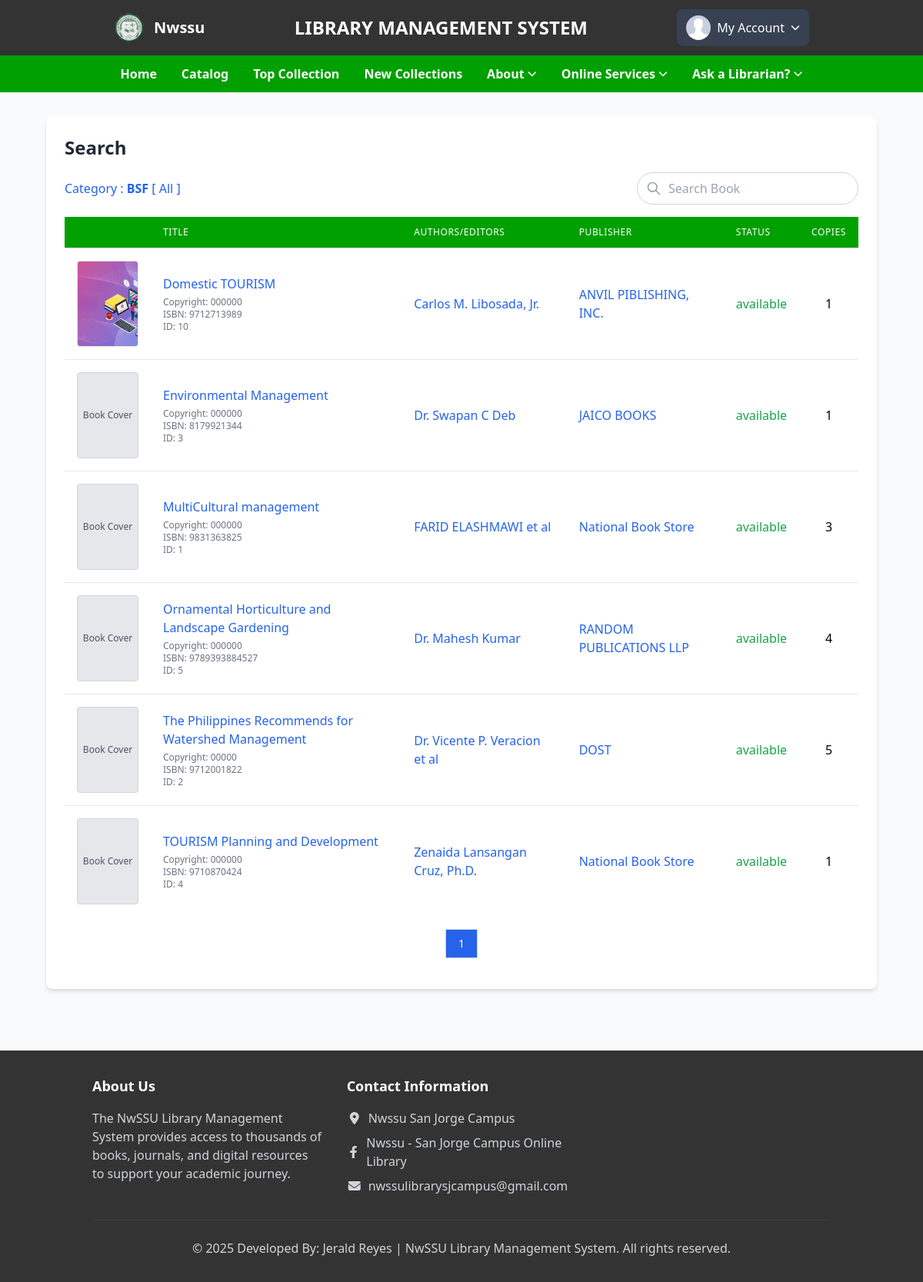
The app's page /searchcategory?category=BSF (signed in), older data.
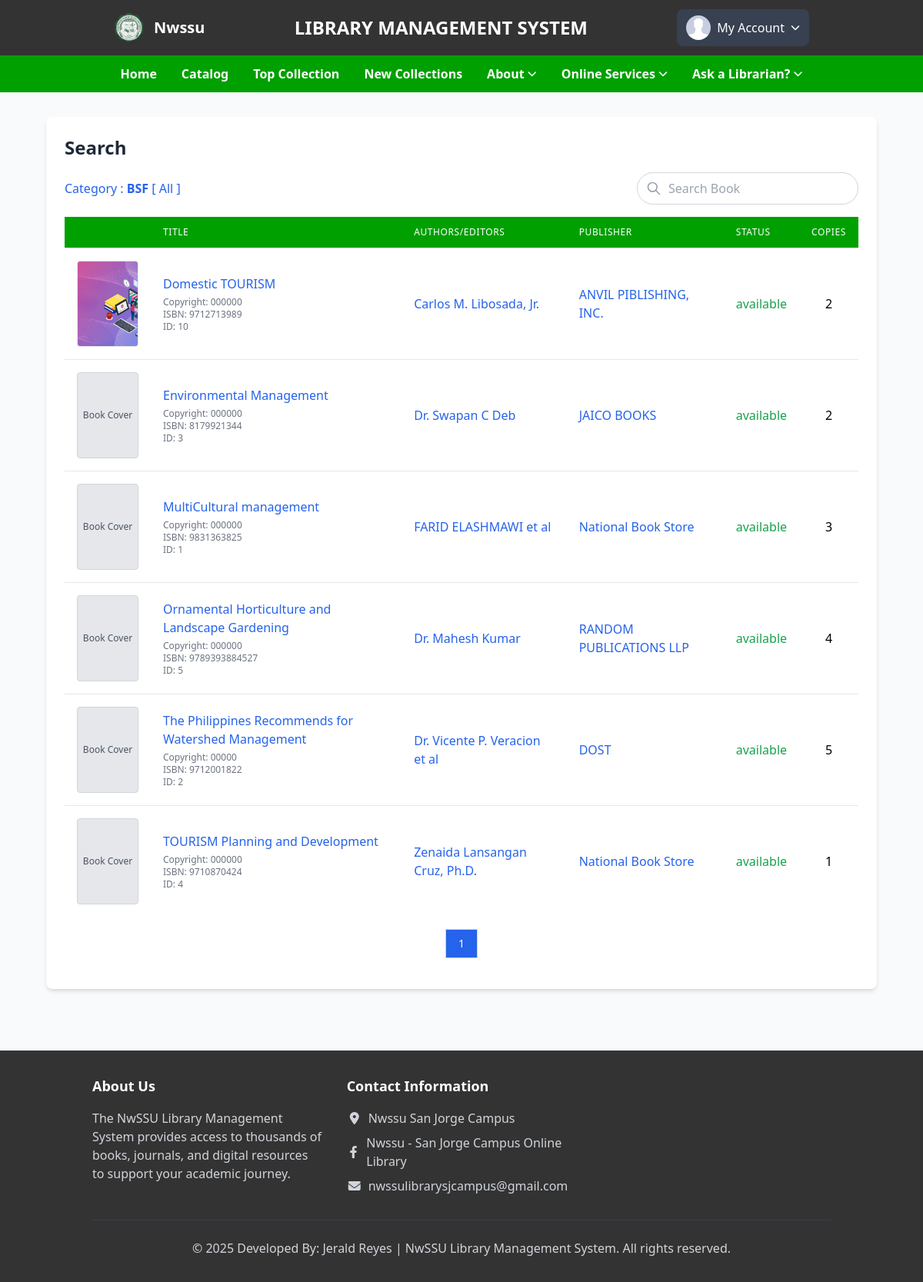
The same page, newer data.
### tables this page shows
CREATE TABLE `books` (
  `id` int(100) NOT NULL,
  `material_type` varchar(250) NOT NULL,
  `sub_type` varchar(250) NOT NULL,
  `category` varchar(250) NOT NULL,
  `title` varchar(500) NOT NULL,
  `author` varchar(500) NOT NULL,
  `publisher` varchar(500) NOT NULL,
  `status` varchar(100) NOT NULL,
  `subject` varchar(250) NOT NULL,
  `content` varchar(5000) NOT NULL,
  `summary` varchar(5000) NOT NULL,
  `issn` varchar(250) NOT NULL,
  `call_no` varchar(250) NOT NULL,
  `ISBN` varchar(250) NOT NULL,
  `copyright` varchar(250) NOT NULL,
  `page_number` int(250) NOT NULL,
  `edition` varchar(250) NOT NULL,
  `copies` int(250) NOT NULL,
  `date_acquired` varchar(250) NOT NULL,
  `books_image` varchar(400) DEFAULT NULL,
  `catalog_date` varchar(50) NOT NULL
);

### student/search_categ.php (the view, shortened to what the changed rows need)
<?php
include '../student/side_navbars.php';
try {
    $conn = new PDO("mysql:host=$db_host;dbname=$db_name", $user_name, $user_password);
    $conn->setAttribute(PDO::ATTR_ERRMODE, PDO::ERRMODE_EXCEPTION);
} catch (PDOException $e) {
    die("Connection failed: " . $e->getMessage());
}
$page = isset($_GET['page']) ? (int)$_GET['page'] : 1;
$offset = ($page - 1) * BOOKS_PER_PAGE;
$selected_category = isset($_GET['category']) ? $_GET['category'] : '';
$selected_category = htmlspecialchars($selected_category);
$query = $conn->prepare("SELECT * FROM books WHERE category = :category ORDER BY title ASC LIMIT :offset, :limit");
$query->bindValue(':category', $selected_category, PDO::PARAM_STR);
$query->bindValue(':offset', $offset, PDO::PARAM_INT);
$query->bindValue(':limit', BOOKS_PER_PAGE, PDO::PARAM_INT);
$query->execute();
$books = $query->fetchAll(PDO::FETCH_ASSOC);
?>
<!DOCTYPE html>
<html lang="en">
<head>
    <script src="https://cdn.tailwindcss.com"></script>
</head>
<body class="bg-gray-50"></body>
<div class="container mx-auto px-[5%] py-8 max-w-7xl">
    <div class="bg-white rounded-lg shadow-md">
        <div class="p-6">
            <div class="flex justify-between items-center mb-4">
                <h2 class="text-2xl font-bold text-gray-800">Search</h2>
            </div>
            <div class="hidden md:block overflow-x-auto">
                <table class=" min-w-full divide-y divide-gray-200">
                    <thead>
                        <tr>
                            <th class="px-4 py-3 bg-primary text-white text-left text-xs font-medium uppercase tracking-wider w-24"></th>
                            <th class="px-4 py-3 bg-primary text-white text-left text-xs font-medium uppercase tracking-wider">Title</th>
                            <th class="px-4 py-3 bg-primary text-white text-left text-xs font-medium uppercase tracking-wider">Authors/Editors</th>
                            <th class="px-4 py-3 bg-primary text-white text-left text-xs font-medium uppercase tracking-wider">Publisher</th>
                            <th class="px-4 py-3 bg-primary text-white text-left text-xs font-medium uppercase tracking-wider">Status</th>
                            <th class="px-4 py-3 bg-primary text-white text-left text-xs font-medium uppercase tracking-wider">Copies</th>
                        </tr>
                    </thead>
                    <tbody class="bg-white divide-y divide-gray-200" id="bookTable">
                        <?php if (empty($books)): ?>
                            <tr>
                                <td colspan="6" class="px-4 py-4 text-center text-gray-500">No books found</td>
                            </tr>
                        <?php else: ?>
                            <?php foreach ($books as $book): ?>
                                <tr class="hover:bg-gray-50">
                                    <td class="px-4 py-4 whitespace-nowrap">
                                        <div class="flex justify-center">
                                            <?php if (!empty($book['books_image'])): ?>
                                                <img src="./uploaded_file/<?php echo htmlspecialchars($book['books_image']); ?>" alt="Book Cover" class="w-20 h-28 object-cover border border-gray-200 rounded">
                                            <?php else: ?>
                                                <div class="w-20 h-28 flex items-center justify-center bg-gray-200 text-gray-600 text-xs font-medium border border-gray-300 rounded">
                                                    Book Cover
                                                </div>
                                            <?php endif; ?>
                                        </div>
                                    </td>
                                    <td class="px-4 py-4">
                                        <div class="space-y-1">
                                            <a href="./books?id=<?php echo urlencode($book['id']); ?>" class="text-blue-600 hover:text-blue-800 hover:underline font-medium book-link"
                                                data-title="<?php echo htmlspecialchars($book['title']); ?>">
                                                <?php echo htmlspecialchars($book['title']); ?>
                                            </a>
                                            <div class="text-xs text-gray-500">
                                                <p>Copyright: <?php echo htmlspecialchars($book['copyright']); ?></p>
                                                <p>ISBN: <?php echo htmlspecialchars($book['ISBN']); ?></p>
                                                <p>ID: <?php echo htmlspecialchars($book['id']); ?></p>
                                            </div>
                                        </div>
                                    </td>
                                    <td class="px-4 py-4">
                                        <a href="./author?author=<?php echo urlencode($book['author']); ?>" class="text-blue-600 hover:text-blue-800 hover:underline">
                                            <?php echo htmlspecialchars($book['author']); ?>
                                        </a>
                                    </td>
                                    <td class="px-4 py-4">
                                        <a href="./publisher?publisher=<?php echo urlencode($book['publisher']); ?>" class="text-blue-600 hover:text-blue-800 hover:underline">
                                            <?php echo htmlspecialchars($book['publisher']); ?>
                                        </a>
                                    </td>
                                    <td class="px-4 py-4 text-center">
                                        <span class="<?php echo $book['status'] === 'available' ? 'text-green-600' : 'text-red-600'; ?>">
                                            <?php echo htmlspecialchars($book['status']); ?>
                                        </span>
                                    </td>
                                    <td class="px-4 py-4 text-center">
                                        <?php echo htmlspecialchars($book['copies']); ?>
                                    </td>
                                </tr>
                            <?php endforeach; ?>
                        <?php endif; ?>
                    </tbody>
                </table>
            </div>
        </div>
    </div>
</div>
<?php include '../student/footer.php'; ?>
</body>
</html>

Row changes from the older to the newer data that the page shows:
changed books "Domestic TOURISM": copies "1" → "2"
changed books "Environmental Management": copies "1" → "2"
